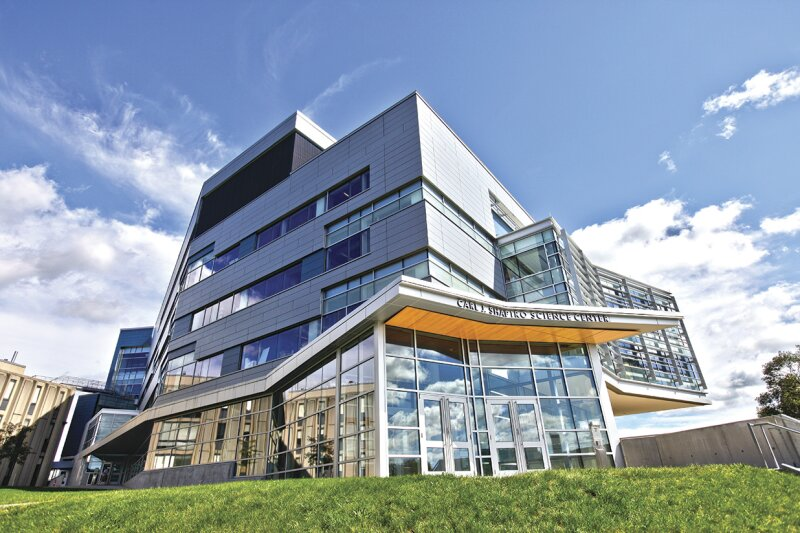
#> input picture brandeis.jfif, 800 x 533 px
$ python scikittest.py
#> lines starting #> are read from the running program, lines starting #| are printed output that depends on the picture
# -*- coding: utf-8 -*-
"""
Created on Mon Mar 25 17:22:16 2024

@author: Administrator
"""
import matplotlib.pyplot as plt
from skimage.segmentation import slic, mark_boundaries
from skimage.util import img_as_float
from skimage import io

img_rgb = io.imread("brandeis.jfif")
#> img_rgb is the input picture: shape (533, 800, 3); mean R, G, B 140.7, 154.7, 167.9
segments = slic(image=img_rgb, n_segments=30, convert2lab=True,enforce_connectivity=True)
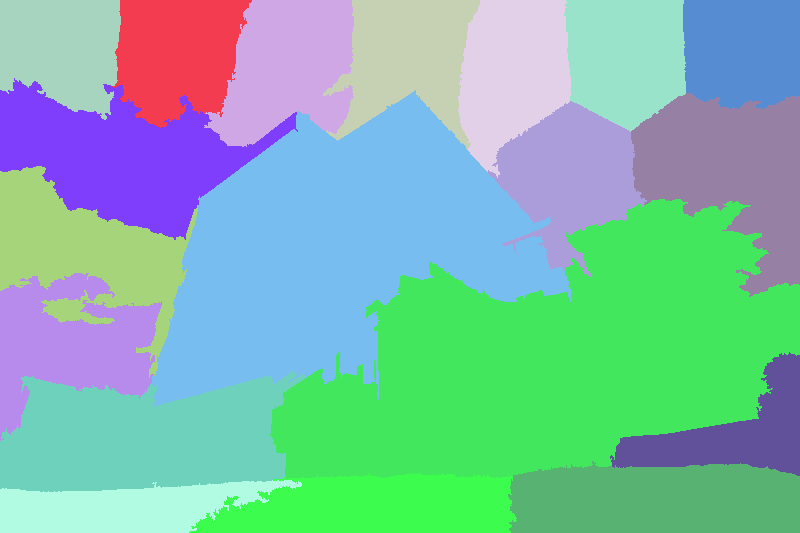
#> segments: shape (533, 800) int64; 19 distinct labels, from 1 to 19; one colour per label, 0 black
plt.imshow(segments)
plt.figure()
img_rgb = mark_boundaries(image=img_rgb, label_img=segments)
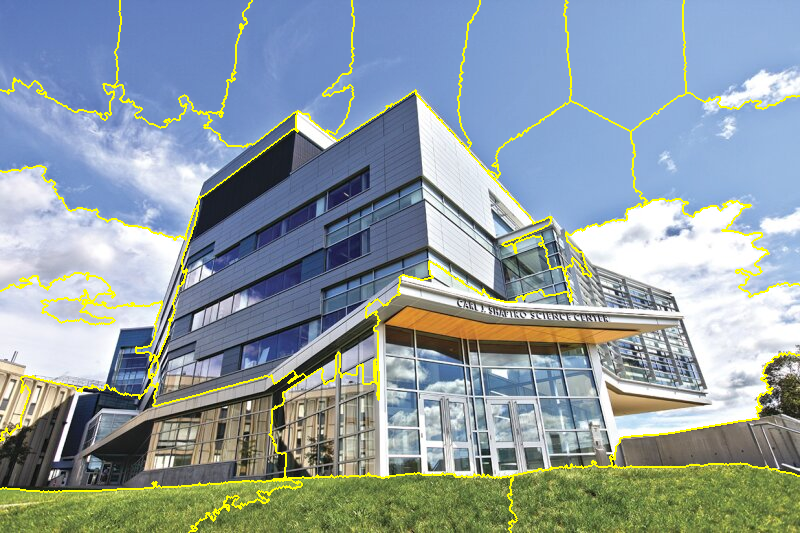
#> img_rgb: shape (533, 800, 3) float64; mean R, G, B 0.566, 0.619, 0.637
plt.imshow(img_rgb)
plt.show()
